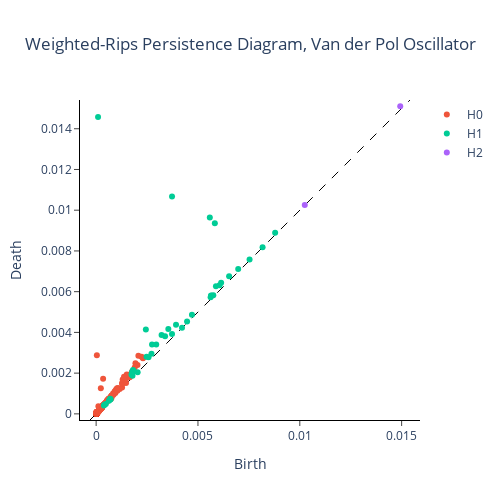

Source (notebook cell):
### Code cell
from gtda.homology import WeightedRipsPersistence

homology_dimensions = (
    0,
    1,
    2,
)

WR = WeightedRipsPersistence(
    metric="cosine", homology_dimensions=homology_dimensions, coeff=47
)

gtda_start = time.time()

gtda_wr_diagrams = WR.fit_transform([manifold_points])
gtda_end = time.time()

print(
    f"Time to compute Weighted-Rips persistence diagrams in giotto-tda: {gtda_end - gtda_start:.2f}"
)

fig = plot_diagram(
    gtda_wr_diagrams[-1],
    plotly_params={
        "title": "Weighted-Rips Persistence Diagram, Van der Pol Oscillator"
    },
)

fig.update_layout(title="Weighted-Rips Persistence Diagram, Van der Pol Oscillator")
